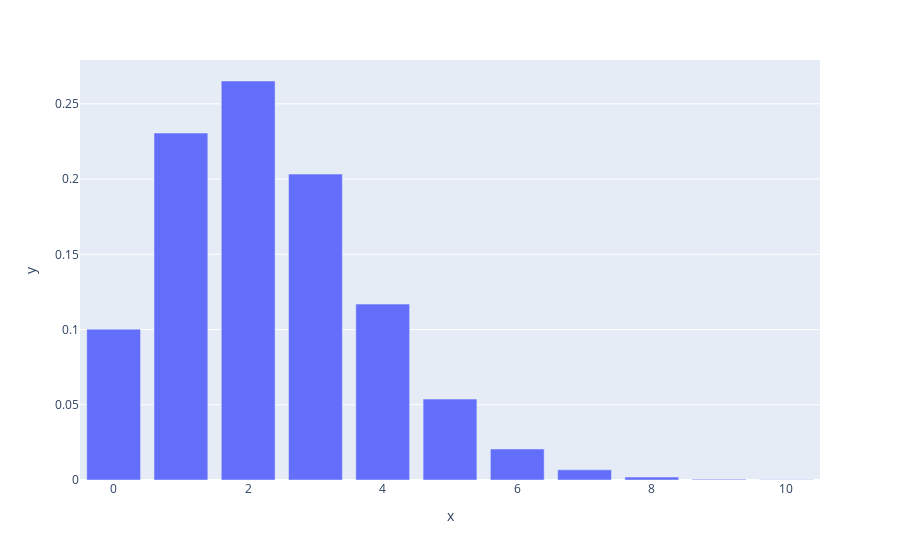

Write notebook code for a chart like this one.
### Markdown cell above
**Draw a poisson probability distribution plot for the number of goals to be between 0 to 10.**

### Code cell
# your code here
# Please label the axes and give a title to the plot 

num_goals = [i for i in range(0,11)] # number of goals
prob_g = stats.poisson.pmf(num_goals, goals) # prob.
px.bar(x = num_goals, y = prob_g).show()

### Figure 1 — Plotly figure (JSON) as saved in the notebook; plotly's stock layout.template omitted (floating-point values rounded to 4 significant figures)
{"data": [{"alignmentgroup": "True", "hovertemplate": "x=%{x}<br>y=%{y}<extra></extra>", "legendgroup": "", "marker": {"color": "#636efa"}, "name": "", "offsetgroup": "", "orientation": "v", "showlegend": false, "textposition": "auto", "type": "bar", "x": [0, 1, 2, 3, 4, 5, 6, 7, 8, 9, 10], "xaxis": "x", "y": [0.1003, 0.2306, 0.2652, 0.2033, 0.1169, 0.05378, 0.02061, 0.006773, 0.001947, 0.0004976, 0.0001145], "yaxis": "y"}], "layout": {"barmode": "relative", "legend": {"tracegroupgap": 0}, "margin": {"t": 60}, "xaxis": {"anchor": "y", "domain": [0, 1], "title": {"text": "x"}}, "yaxis": {"anchor": "x", "domain": [0, 1], "title": {"text": "y"}}}}
